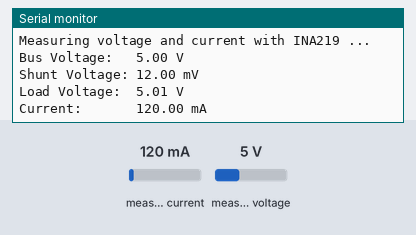
This sketch was run on a simulated Arduino Zero (SAMD21). On the bench: the last lines printed to the serial monitor. The inputs (shaded band) are chosen by the test bench; at power-on: measured current 120 mA, measured voltage 5 V.

Above: at 1.2 s.
1.3 s: measured current set to 40 mA
At 2.6 s:
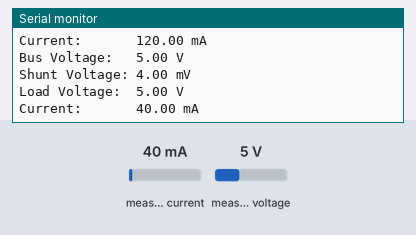
2.8 s: measured voltage set to 0.3 V
At 4.2 s:
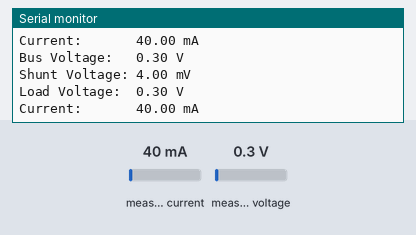
4.3 s: measured current set to 500 mA
At 7.3 s:
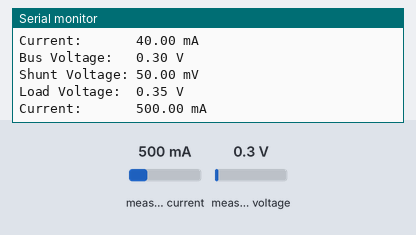
Timing chart, 0 to 8.8 s (numbered marks = the images above; inputs shaded):
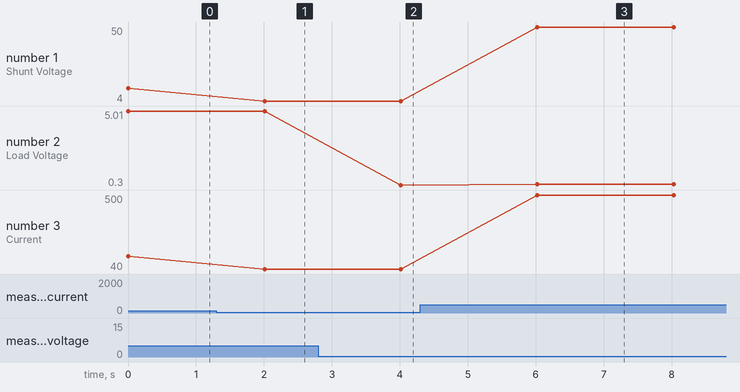

The sketch:

getcurrent.ino
```cpp
#include <Wire.h>
#include <Adafruit_INA219.h>

Adafruit_INA219 ina219;

#if defined(ARDUINO_ARCH_SAMD)
// for Zero, output on USB Serial console, remove line below if using programming port to program the Zero!
   #define Serial SerialUSB
#endif

void setup(void)
{
  #ifndef ESP8266
    while (!Serial);     // will pause Zero, Leonardo, etc until serial console opens
  #endif
  uint32_t currentFrequency;

  Serial.begin(9600);
  Serial.println("Hello!");

  // Initialize the INA219.
  // By default the initialization will use the largest range (32V, 2A).  However
  // you can call a setCalibration function to change this range (see comments).
  ina219.begin();
  // To use a slightly lower 32V, 1A range (higher precision on amps):
  //ina219.setCalibration_32V_1A();
  // Or to use a lower 16V, 400mA range (higher precision on volts and amps):
  //ina219.setCalibration_16V_400mA();

  Serial.println("Measuring voltage and current with INA219 ...");
}

void loop(void)
{

  float shuntvoltage = 0;
  float busvoltage = 0;
  float current_mA = 0;
  float loadvoltage = 0;

  shuntvoltage = ina219.getShuntVoltage_mV();
  busvoltage = ina219.getBusVoltage_V();
  current_mA = ina219.getCurrent_mA();
  loadvoltage = busvoltage + (shuntvoltage / 1000);

  Serial.print("Bus Voltage:   "); Serial.print(busvoltage); Serial.println(" V");
  Serial.print("Shunt Voltage: "); Serial.print(shuntvoltage); Serial.println(" mV");
  Serial.print("Load Voltage:  "); Serial.print(loadvoltage); Serial.println(" V");
  Serial.print("Current:       "); Serial.print(current_mA); Serial.println(" mA");
  Serial.println("");

  delay(2000);
}
```

Measured:
- after the input at 1.3 s, the serial monitor: prints a new line after 0.71 s (image 1)
- after the input at 2.8 s, the serial monitor: prints a new line after 1.2 s (image 2)
- after the input at 4.3 s, the serial monitor: prints a new line after 1.7 s (image 3)
- plotted number 1: 12 → 4 after the input at 1.3 s, 4 → 50 after the input at 4.3 s
- plotted number 2: 5 → 0.3 after the input at 2.8 s, 0.3 → 0.35 after the input at 4.3 s
- plotted number 3: 120 → 40 after the input at 1.3 s, 40 → 500 after the input at 4.3 s
